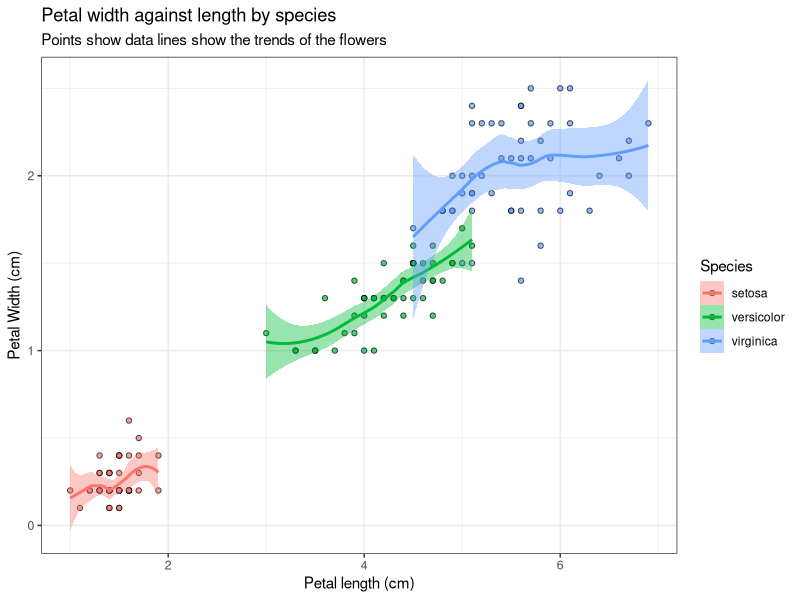

Reproduce this figure in R.
library(ggplot2)
library(dplyr)

data(iris)

ggplot(iris, aes(x= Petal.Length, y= Petal.Width, fill=Species)) +
  geom_point(alpha = 0.7, shape = 21) +
  labs(x = "Petal length (cm)",
       y= "Petal Width (cm)",
       title= "Petal width against length by species",
       subtitle = "Points show data lines show the trends of the flowers") +
  theme_bw() +
  geom_smooth(aes(colour= Species))
